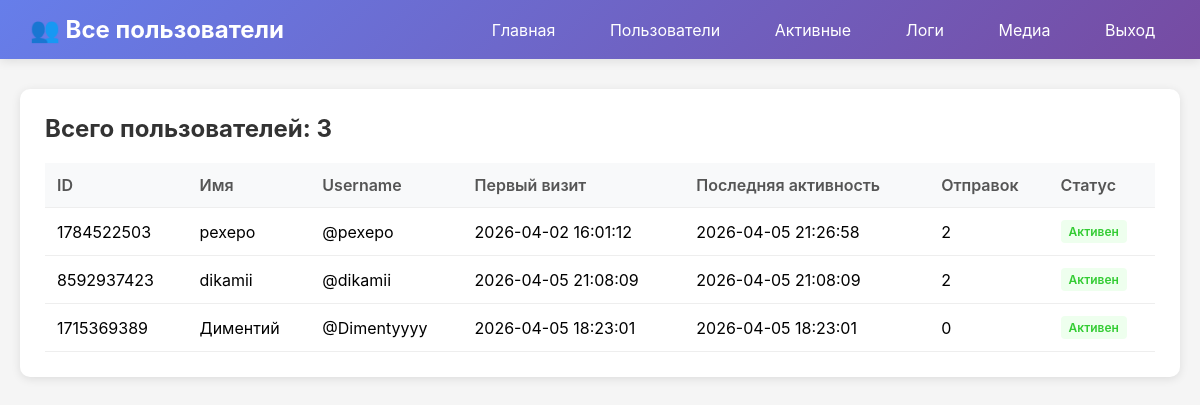
Page /users (signed in) on the committed database.
### tables this page shows
CREATE TABLE users (
            user_id INTEGER PRIMARY KEY,
            username TEXT,
            first_name TEXT,
            last_name TEXT,
            first_seen TIMESTAMP DEFAULT CURRENT_TIMESTAMP,
            last_activity TIMESTAMP DEFAULT CURRENT_TIMESTAMP,
            is_banned INTEGER DEFAULT 0,
            total_submissions INTEGER DEFAULT 0
        );

### admin_panel.py (the view)
@app.route("/users")
@login_required
def users():
    all_users = get_all_users()
    return render_template("users.html", users=all_users)

### admin_panel.py (called while the page is built)
def login_required(f):
    @wraps(f)
    def decorated_function(*args, **kwargs):
        if not session.get("logged_in"):
            return redirect(url_for("login"))
        return f(*args, **kwargs)
    return decorated_function

### database.py (called while the page is built)
def get_all_users() -> List[Dict]:
    conn = sqlite3.connect(DB_PATH)
    conn.row_factory = sqlite3.Row
    cursor = conn.cursor()
    cursor.execute("""
        SELECT user_id, username, first_name, last_name, first_seen,
               last_activity, is_banned, total_submissions
        FROM users
        ORDER BY last_activity DESC
    """)
    users = [dict(row) for row in cursor.fetchall()]
    conn.close()
    return users

### templates/users.html (shortened to what this page needs)
<!DOCTYPE html>
<html lang="ru">
<head>
</head>
<body>
    <div class="navbar">
        <h1>👥 Все пользователи</h1>
        <div>
            <a href="/">Главная</a>
            <a href="/users">Пользователи</a>
            <a href="/users/active">Активные</a>
            <a href="/logs">Логи</a>
            <a href="/media">Медиа</a>
            <a href="/logout">Выход</a>
        </div>
    </div>
    <div class="container">
        <div class="card">
            <h2>Всего пользователей: {{ users|length }}</h2>
            <table>
                <thead>
                    <tr>
                        <th>ID</th>
                        <th>Имя</th>
                        <th>Username</th>
                        <th>Первый визит</th>
                        <th>Последняя активность</th>
                        <th>Отправок</th>
                        <th>Статус</th>
                    </tr>
                </thead>
                <tbody>
                    {% for user in users %}
                    <tr>
                        <td>{{ user.user_id }}</td>
                        <td>{{ user.first_name }} {{ user.last_name or '' }}</td>
                        <td>@{{ user.username or 'нет' }}</td>
                        <td>{{ user.first_seen }}</td>
                        <td>{{ user.last_activity }}</td>
                        <td>{{ user.total_submissions }}</td>
                        <td>
                            {% if user.is_banned %}
                            <span class="badge badge-banned">Забанен</span>
                            {% else %}
                            <span class="badge badge-active">Активен</span>
                            {% endif %}
                        </td>
                    </tr>
                    {% endfor %}
                </tbody>
            </table>
        </div>
    </div>
</body>
</html>

### templates/users.html (style rules this page uses)
* { margin: 0; padding: 0; box-sizing: border-box; }
body { font-family: -apple-system, BlinkMacSystemFont, 'Segoe UI', Roboto, Oxygen, Ubuntu, Cantarell, sans-serif; background: #f5f5f5; }
.navbar { background: linear-gradient(135deg, #667eea 0%, #764ba2 100%); color: white; padding: 15px 30px; display: flex; justify-content: space-between; align-items: center; box-shadow: 0 2px 10px rgba(0,0,0,0.1); }
.navbar h1 { font-size: 24px; }
.navbar a { color: white; text-decoration: none; margin-left: 20px; padding: 8px 15px; border-radius: 5px; transition: background 0.3s; }
.container { max-width: 1400px; margin: 30px auto; padding: 0 20px; }
.card { background: white; padding: 25px; border-radius: 10px; box-shadow: 0 2px 10px rgba(0,0,0,0.1); }
h2 { margin-bottom: 20px; color: #333; }
table { width: 100%; border-collapse: collapse; }
th, td { padding: 12px; text-align: left; border-bottom: 1px solid #eee; }
th { background: #f8f9fa; font-weight: 600; color: #555; }
.badge { display: inline-block; padding: 4px 8px; border-radius: 4px; font-size: 12px; font-weight: 600; }
.badge-active { background: #efe; color: #3c3; }

### rows in the picture
users: user_id "1784522503", first_name "pexepo", username "pexepo", first_seen "2026-04-02 16:01:12", last_activity "2026-04-05 21:26:58", total_submissions "2", is_banned "Активен"
users: user_id "8592937423", first_name "dikamii", username "dikamii", first_seen "2026-04-05 21:08:09", last_activity "2026-04-05 21:08:09", total_submissions "2", is_banned "Активен"
users: user_id "1715369389", first_name "Диментий", username "Dimentyyyy", first_seen "2026-04-05 18:23:01", last_activity "2026-04-05 18:23:01", total_submissions "0", is_banned "Активен"

### other values in the picture
{{ users|length }} "3"
